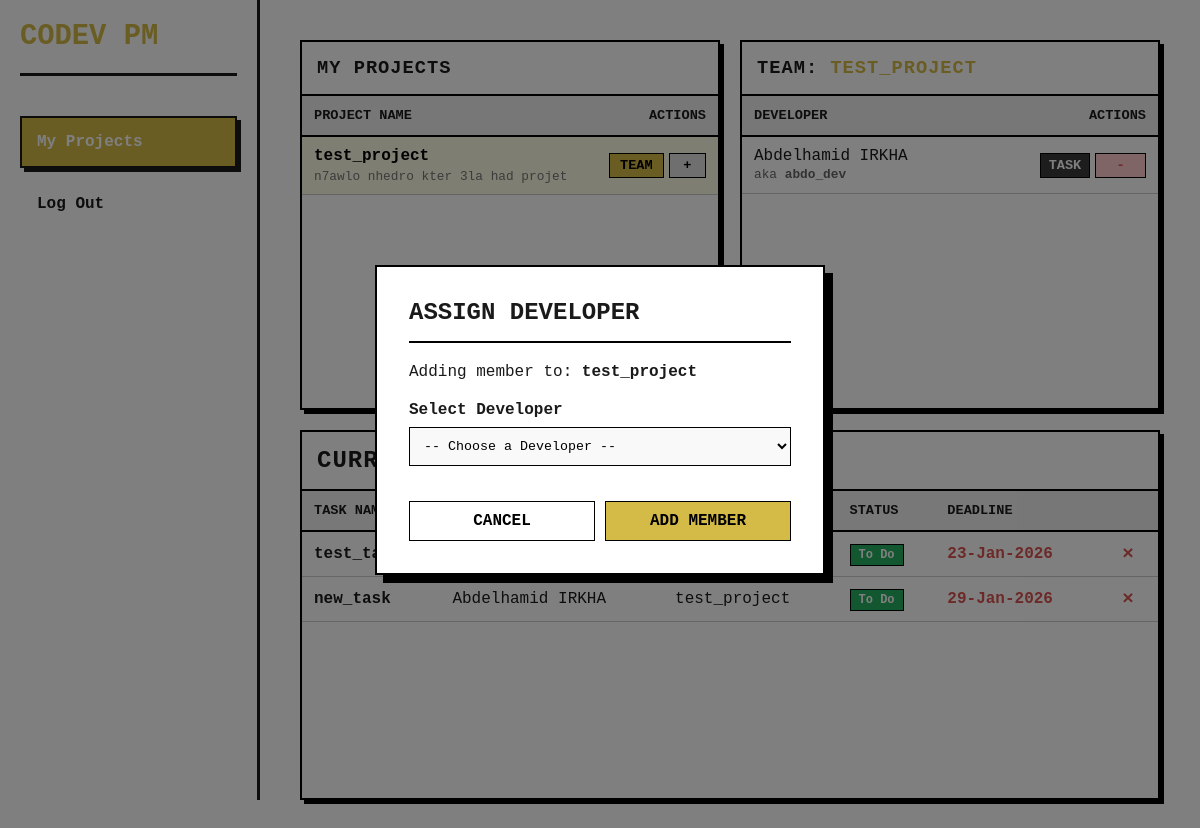
Page /pm_dash.php?page=home&action=assign_dev&project_id=2&view_team=2 (signed in) on the committed database.
### tables this page shows
CREATE TABLE Projects (
    project_id INTEGER PRIMARY KEY AUTOINCREMENT,
    name TEXT NOT NULL,
    description TEXT,
    pm_id INTEGER NOT NULL,
    FOREIGN KEY (pm_id) REFERENCES Users(user_id) ON DELETE RESTRICT
);

CREATE TABLE Users (
    user_id INTEGER PRIMARY KEY AUTOINCREMENT,
    first_name TEXT NOT NULL,
    last_name TEXT NOT NULL,
    username TEXT NOT NULL UNIQUE,
    email TEXT NOT NULL UNIQUE,
    password_hash TEXT NOT NULL,
    role TEXT CHECK(role IN ('Admin', 'Project Manager', 'Developer')) NOT NULL
);

CREATE TABLE "Tasks" (
    task_id INTEGER PRIMARY KEY AUTOINCREMENT,
    title TEXT NOT NULL,
    description TEXT,
    status TEXT CHECK (
        status IN ('To Do', 'In Progress', 'Done')
    ) DEFAULT 'To Do',
    project_id INTEGER NOT NULL,
    assigned_to INTEGER NOT NULL,
    deadline DATETIME NOT NULL,
    created_at DATETIME DEFAULT CURRENT_TIMESTAMP, -- New column replacing created_by
    FOREIGN KEY (project_id) REFERENCES Projects (project_id) ON DELETE CASCADE,
    FOREIGN KEY (assigned_to) REFERENCES Users (user_id)
);

### Includes/functions.php (called while the page is built, shortened)
<?php
    function get_db_connection(){
        $pdo = new PDO('sqlite:codev.db');
        return $pdo;
    }
    function get_pm_projects($pm_id) {
        $pdo = get_db_connection();
        $stmt = $pdo->prepare("SELECT * FROM projects WHERE pm_id = :pm_id");
        $stmt->bindValue(':pm_id', $pm_id);
        $stmt->execute();
        return $stmt->fetchAll();
    }
    function get_devs_by_project($project_id){
        $pdo = get_db_connection();
        $stmt = $pdo->prepare("SELECT u.* FROM users u
        JOIN Project_Assignments pd ON u.user_id = pd.user_id
        WHERE pd.project_id = :project_id");
        $stmt->bindValue(':project_id', $project_id);
        $stmt->execute();
        return $stmt->fetchAll();
    }
    function get_pm_tasks($pm_id){
        $pdo = get_db_connection();
        $stmt = $pdo->prepare("SELECT t.*, p.name as project_name FROM tasks t
        JOIN projects p ON t.project_id = p.project_id
        WHERE p.pm_id = :pm_id");
        $stmt->bindValue(':pm_id', $pm_id);
        $stmt->execute();
        return $stmt->fetchAll();
    }
    function get_dev_by_id($user_id){
        $pdo = get_db_connection();
        $stmt = $pdo->prepare("SELECT * FROM users WHERE user_id = :user_id AND role = 'Developer'");
        $stmt->bindValue(':user_id', $user_id);
        $stmt->execute();
        return $stmt->fetch(PDO::FETCH_ASSOC);
    }
?>

### pm_tabs/home.php (the view, shortened to what this page needs)
<?php
    require_once "Includes/functions.php";
    $pm_id = $_SESSION['user_id'];
    $my_projects = get_pm_projects($pm_id);
    $selected_project_id = isset($_GET['view_team']) ? $_GET['view_team'] : null;
    $team_members = [];
    $selected_project_name = "Select a Project";
    if($selected_project_id){
        foreach($my_projects as $p){
            if($p['project_id'] == $selected_project_id){
                $selected_project_name = $p['name'];
                $team_members = get_devs_by_project($selected_project_id);
                break;
            }
        }
    }
    $all_tasks = get_pm_tasks($pm_id);
    $showAssignModal = (isset($_GET['action']) && $_GET['action'] === 'assign_dev');
?>
<?php if($showAssignModal) include("assign_dev_modal.php"); ?>
<div class="pm-container">
    <div class="pm-top-section">
        <div class="pm-card">
            <h3>My Projects</h3>
            <div class="scrollable-table">
                <table>
                    <thead>
                        <tr>
                            <th>Project Name</th>
                            <th style="text-align: right;">Actions</th>
                        </tr>
                    </thead>
                    <tbody>
                        <?php foreach($my_projects as $proj): ?>
                        <tr style="<?= $selected_project_id == $proj['project_id'] ? 'background-color: #fffde7;' : '' ?>">
                            <td>
                                <div style="font-weight: bold; font-size: 1rem; color: #000;">
                                    <?= htmlspecialchars($proj['name']) ?>
                                </div>
                                <div style="font-size: 0.8rem; color: #777; margin-top: 4px;">
                                    <?= htmlspecialchars(substr($proj['description'], 0, 45)) . (strlen($proj['description']) > 45 ? '...' : '') ?>
                                </div>
                            </td>
                            <td style="text-align: right; vertical-align: middle;">
                                <div style="display: flex; justify-content: flex-end; gap: 5px; align-items: center;">
                                    <a href="?page=home&view_team=<?= $proj['project_id'] ?>"
                                       class="btn"
                                       style="padding: 4px 10px; background: var(--pm-color); color: #000; font-weight: bold; border: 1px solid #000; text-decoration: none; font-size: 0.85rem; display: inline-block;">
                                       TEAM
                                    </a>
                                    <a href="?page=home&action=assign_dev&project_id=<?= $proj['project_id'] ?>&view_team=<?= $proj['project_id'] ?>"
                                       class="btn" title="Add Developer"
                                       style="padding: 4px 10px; font-weight: bold; font-size: 0.85rem; background: #e0e0e0; color: #000; border: 1px solid #000; text-decoration: none; display: flex; align-items: center; justify-content: center;">
                                       +
                                    </a>
                                </div>
                            </td>
                        </tr>
                        <?php endforeach; ?>
                    </tbody>
                </table>
            </div>
        </div>
        <div class="pm-card">
            <h3>Team: <span style="color: var(--pm-color);"><?= htmlspecialchars($selected_project_name) ?></span></h3>
            <div class="scrollable-table">
                <table>
                    <thead>
                        <tr>
                            <th>Developer</th>
                            <th style="text-align: right;">Actions</th>
                        </tr>
                    </thead>
                    <tbody>
                        <?php if(empty($team_members) && $selected_project_id): ?>
                             <tr><td colspan="2" style="text-align:center; padding: 20px; color:#999;">No developers assigned yet.</td></tr>
                        <?php elseif(!$selected_project_id): ?>
                             <tr><td colspan="2" style="text-align:center; padding: 20px; color:#999;">Select a project to view the team.</td></tr>
                        <?php else: ?>
                            <?php foreach($team_members as $dev): ?>
                            <tr>
                                <td>
                                    <?= htmlspecialchars($dev['first_name'] . ' ' . $dev['last_name']) ?> <br>
                                    <span style="font-size: 0.8rem; color: #666;">aka <strong><?= htmlspecialchars($dev["username"]) ?></strong></span>
                                </td>
                                <td style="text-align: right; vertical-align: middle;">
                                    <div style="display: flex; justify-content: flex-end; gap: 5px">
                                        <a href="?page=home&view_team=<?= $selected_project_id ?>&action=assign_task&user_id=<?= $dev['user_id'] ?>"
                                            class="btn"
                                            style="padding: 4px 0px; background: #3b3b3b; color: #fff; font-weight: bold; border: 1px solid #000; text-decoration: none; font-size: 0.85rem; display: inline-block;">
                                            TASK
                                        </a>
                                        <a href="?page=home&view_team=<?= $selected_project_id ?>&action=remove_member&user_id=<?= $dev['user_id'] ?>"
                                           onclick="return confirm('Remove <?= htmlspecialchars(get_dev_by_id($dev['user_id'])['first_name'] . ' ' . get_dev_by_id($dev['user_id'])['last_name']) ?> from this project?');"
                                           class="btn"
                                           title="Remove Member"
                                           style="padding: 4px 0px; display: flex; align-items: center; justify-content: center; background: #ffcccc; color: #d9534f; border: 1px solid #000; font-weight: bold; font-size: 0.85rem; text-decoration: none;">
                                           -
                                        </a>
                                    </div>
                                </td>
                            </tr>
                            <?php endforeach; ?>
                        <?php endif; ?>
                    </tbody>
                </table>
            </div>
        </div>
    </div>
    <div class="pm-bottom-section">
        <div class="pm-card">
            <h2>Current Tasks & Deadlines</h2>
            <div class="scrollable-table">
                <table>
                    <thead>
                        <tr>
                            <th>Task Name</th>
                            <th>Assigned To</th>
                            <th>Project</th>
                            <th>Status</th>
                            <th>Deadline</th>
                            <th></th>
                        </tr>
                    </thead>
                    <tbody>
                        <?php foreach($all_tasks as $task): ?>
                        <tr>
                            <td><strong><?= htmlspecialchars($task['title']) ?></strong></td>
                            <td><?= htmlspecialchars(get_dev_by_id($task['assigned_to'])['first_name'] . ' ' . get_dev_by_id($task['assigned_to'])['last_name']) ?></td>
                            <td><?= htmlspecialchars($task['project_name']) ?></td>
                            <td>
                                <span style="padding: 3px 8px; border: 1px solid #000; background: <?= ($task['status']=='Pending'?'#f39c12':($task['status']=='In Progress'?'#3498db':'#27ae60')) ?>; color: white; font-size: 0.75rem; font-weight: bold;">
                                    <?= htmlspecialchars($task['status']) ?>
                                </span>
                            </td>
                            <td style="color: #d9534f; font-weight: bold;">
                                <?= htmlspecialchars(date('j-M-Y',$task['deadline'])) ?>
                            </td>
                            <td style="text-align: center; vertical-align: middle;">
                                <a href="?page=home&action=delete_task&task_id=<?= $task['task_id'] ?><?= isset($_GET['view_team']) ? '&view_team='.$_GET['view_team'] : '' ?>"
                                onclick="return confirm('Are you sure you want to delete this task?');"
                                title="Delete Task"
                                style="display: flex; align-items: center; justify-content: center; width: 24px; height: 24px; border-radius: 4px; color: #d9534f; font-weight: bold; text-decoration: none; font-size: 1.2rem; margin: 0 auto;">
                                &times;
                                </a>
                            </td>
                        </tr>
                        <?php endforeach; ?>
                    </tbody>
                </table>
            </div>
        </div>
    </div>
</div>

### pm_tabs/assign_dev_modal.php (shortened to what this page needs)
<?php
    $target_project_name = "Unknown Project";
    foreach($my_projects as $p){
        if($p['project_id'] == $_GET['project_id']){
            $target_project_name = $p['name'];
            break;
        }
    }
?>
<div class="form-overlay" style="position: fixed; inset: 0; background: rgba(0,0,0,0.5); display: flex; justify-content: center; align-items: center; z-index: 1000;">
    <div class="form-content" style="background: white; padding: 2rem; width: 450px; border: 2px solid #000; box-shadow: 8px 8px 0px #000;">
        <h2 style="margin-top: 0; border-bottom: 2px solid #000; padding-bottom: 15px; margin-bottom: 20px; text-transform: uppercase;">
            Assign Developer
        </h2>
        <p style="margin-bottom: 20px;">
            Adding member to: <strong><?= htmlspecialchars($target_project_name) ?></strong>
        </p>
        <form method="POST" action="">
            <div style="margin-bottom: 25px;">
                <label style="font-weight: bold; display: block; margin-bottom: 8px;">Select Developer</label>
                <select name="user_id" style="width: 100%; padding: 10px; border: 1px solid #000; background: #f9f9f9;" required>
                    <option value="">-- Choose a Developer --</option>
                </select>
            </div>
            <div style="display: flex; justify-content: flex-end; gap: 10px; padding-top: 10px;">
                <a href="?page=home&view_team=<?= $selected_project_id ?>" class="btn"
                   style="background: #fff; color: #000; border: 1px solid #000; padding: 10px 20px; text-decoration: none; font-weight: bold;">
                   CANCEL
                </a>
                <button type="submit" name="assign_dev_submit" class="btn"
                        style="background: var(--pm-color); color: #000; border: 1px solid #000; padding: 10px 20px; font-weight: bold; cursor: pointer;">
                    ADD MEMBER
                </button>
            </div>
        </form>
    </div>
</div>

### style.css (style rules this page uses)
:root { --primary: #1A1A1A; --secondary: #FFFFFF; --accent: #000080; --complementary: #D4BB47; --shadow: 8px 8px 0px var(--primary); --border-radius: 12px; }
* { margin: 0; padding: 0; box-sizing: border-box; font-family: 'Courier New', monospace; }
body { background-color: var(--secondary); color: var(--primary); min-height: 100vh; }
label { display: block; margin-bottom: 8px; font-weight: bold; color: var(--primary); }
button, .btn { display: inline-block; width: 100%; padding: 12px; background-color: var(--accent); color: var(--secondary); border: 2px solid var(--primary); font-size: 16px; font-weight: bold; cursor: pointer; text-align: center; text-decoration: none; transition: all 0.2s; }
table { width: 100%; border-collapse: collapse; }
th { text-align: left; border-bottom: 3px solid var(--primary); padding: 15px; text-transform: uppercase; }
td { padding: 15px; border-bottom: 1px solid #ccc; }

### pm_dash.php (style rules this page uses)
:root { --primary: #1A1A1A; --secondary: #FFFFFF; --pm-color: #D4BB47; }
.pm-container { display: flex; flex-direction: column; height: calc(100vh - 40px); gap: 20px; }
.pm-top-section { flex: 1; display: grid; grid-template-columns: 1fr 1fr; gap: 20px; min-height: 0; }
.pm-bottom-section { flex: 1; display: flex; flex-direction: column; min-height: 0; }
.pm-card { background: white; border: 2px solid #000; box-shadow: 4px 4px 0px #000; display: flex; flex-direction: column; height: 100%; overflow: hidden; }
.pm-card h3, .pm-card h2 { padding: 15px; margin: 0; border-bottom: 2px solid #000; background: #fff; flex-shrink: 0; font-weight: 800; text-transform: uppercase; letter-spacing: 1px; }
.scrollable-table { flex-grow: 1; overflow-y: auto; }
.scrollable-table table { width: 100%; border-collapse: collapse; }
.scrollable-table th { position: sticky; top: 0; background: #f0f0f0; z-index: 1; border-bottom: 2px solid #000; text-align: left; padding: 12px; font-size: 0.85rem; text-transform: uppercase; }
.scrollable-table td { padding: 10px 12px; border-bottom: 1px solid #ccc; }

### rows in the picture
projects: name "test_project", description "n7awlo nhedro kter 3la had projet", name "TEST_PROJECT"
users: first_name+last_name "Abdelhamid IRKHA", username "abdo_dev"
tasks: title "test_task", status "To Do", deadline "23-Jan-2026"
tasks: title "new_task", assigned_to.last_name "Abdelhamid IRKHA", project.name "test_project", status "To Do", deadline "29-Jan-2026", $task['task_id'] 2 (drawn)
